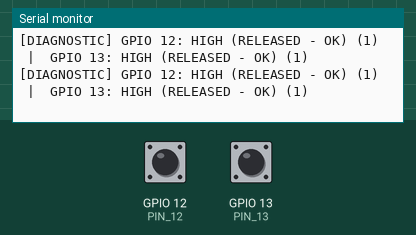
Simulated run of this sketch. Board: ESP32. On the bench: the last lines printed to the serial monitor. Inputs (shaded band) come from the test bench; at power-on: GPIO 12 (PIN_12) HIGH, GPIO 13 (PIN_13) HIGH.

Above: at 2.2 s.
2.3 s: GPIO 12 (PIN_12) pulled LOW for 0.6 s
At 3.0 s:
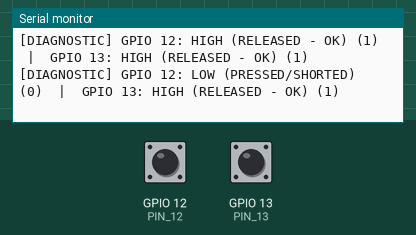
4.4 s: GPIO 13 (PIN_13) pulled LOW for 0.6 s
At 5.0 s:
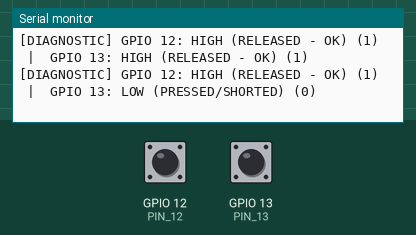
6.5 s: GPIO 12 (PIN_12) driven LOW and GPIO 13 (PIN_13) driven LOW
At 7.0 s:
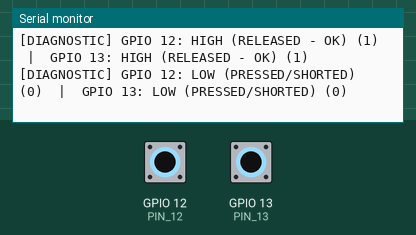

Measured:
- after the input at 2.3 s, the serial monitor: prints a new line after 0.24 s (image 1)
- after the input at 4.4 s, the serial monitor: prints a new line after 0.15 s (image 2)
- after the input at 6.5 s, the serial monitor: prints a new line after 0.05 s (image 3)

The sketch:

button_diagnostic_test.ino
```cpp
// ============================================================================
// CrowdShield — 10-Second SOS Button Diagnostic Tool
// Tests both GPIO 12 and GPIO 13 with internal pull-ups
// Open Serial Monitor at 115200 Baud
// ============================================================================

const int PIN_12 = 12;
const int PIN_13 = 13;

void setup() {
  Serial.begin(115200);
  delay(1000);

  pinMode(PIN_12, INPUT_PULLUP);
  pinMode(PIN_13, INPUT_PULLUP);

  Serial.println("\n=======================================================");
  Serial.println("     CROWDSHIELD SOS BUTTON DIAGNOSTIC MONITOR        ");
  Serial.println("=======================================================");
  Serial.println("Press your SOS button to see the reading change!");
  Serial.println("Expected behaviour:");
  Serial.println(" - When UNPRESSED: Value MUST be HIGH (1)");
  Serial.println(" - When PRESSED:   Value MUST change to LOW (0)");
  Serial.println("-------------------------------------------------------\n");
}

void loop() {
  int val12 = digitalRead(PIN_12);
  int val13 = digitalRead(PIN_13);

  Serial.printf("[DIAGNOSTIC] GPIO 12: %s (%d)  |  GPIO 13: %s (%d)\n",
    (val12 == HIGH) ? "HIGH (RELEASED - OK)" : "LOW (PRESSED/SHORTED)", val12,
    (val13 == HIGH) ? "HIGH (RELEASED - OK)" : "LOW (PRESSED/SHORTED)", val13
  );

  delay(500);
}
```
